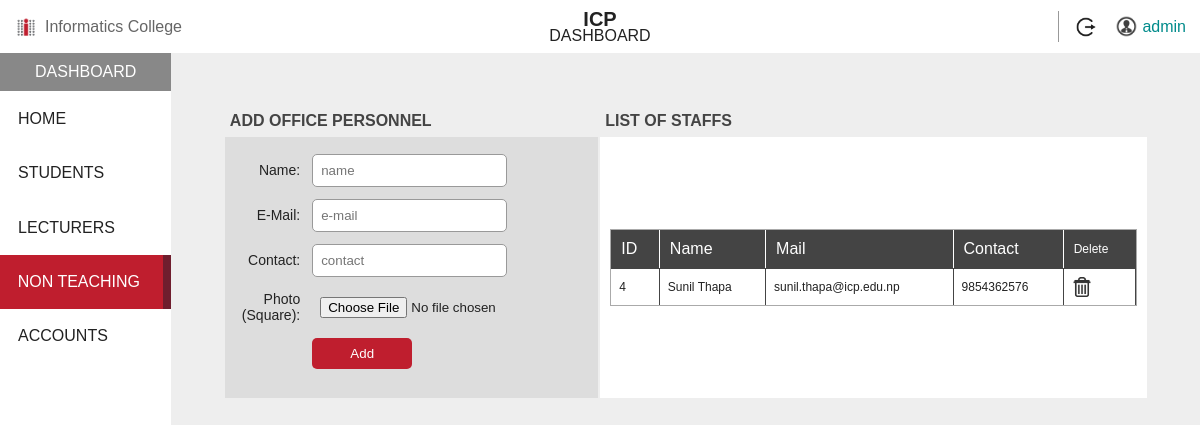
/rte_admin/imp.php (signed in), run on the app's committed database.
### tables this page shows
CREATE TABLE `icp_staffs` (
  `ID` int(10) NOT NULL,
  `Name` varchar(50) NOT NULL,
  `Email` varchar(50) DEFAULT NULL,
  `Contact` varchar(20) DEFAULT NULL,
  `Profile` blob
);

### fetchers/getImp.php (the view, shortened to what this page needs)
<?php
  include("conn.php");
  getStudent();
function getStudent(){
  global $con;
  $query = "SELECT * FROM icp_staffs";
  $run = mysqli_query($con,$query);
  $row_num = mysqli_num_rows($run)  or die("Error data fetching.");
  if($row_num>0){
    while($row = mysqli_fetch_assoc($run)){
      $id = $row["ID"];
      $name = $row["Name"];
      $mail = $row["Email"];
      $contact = $row["Contact"];
      echo "<tr>
      <td style='font-size:12px;padding:8px;border-right:1px solid #444; border-top:1px solid #444;'>$id</td>
      <td style='font-size:12px;padding:8px;border-right:1px solid #444; border-top:1px solid #444;'>$name</td>
      <td style='font-size:12px;padding:8px;border-right:1px solid #444; border-top:1px solid #444;'>$mail</td>
      <td style='font-size:12px;padding:8px;border-right:1px solid #444; border-top:1px solid #444;'>$contact</td>
      <td style='font-size:12px;padding:8px;border-right:1px solid #444; border-top:1px solid #444;'>
      <a href='../fetchers/delImp.php?id=$id'><img style='width:20px;' src='../assets/delete.png'/></a></td>
      </tr>";
    }
  }
  else{
  echo "Please add students.";
  }
}
?>

### style/dashboard_main.css (style rules this page uses)
body { margin:0px; padding:0px; font-family: sans-serif; color:#bf1e2e; }
.wrap a { color: #FFF; list-style: none; text-decoration: none; }

### style/login_main.css (style rules this page uses)
body { margin:0px; padding:0px; font-family: sans-serif; color:#222; }

### data on the page
icp_staffs: ID "4", Name "Sunil Thapa", Email "sunil.thapa@icp.edu.np", Contact "9854362576"

### other printed values
$user "admin"
